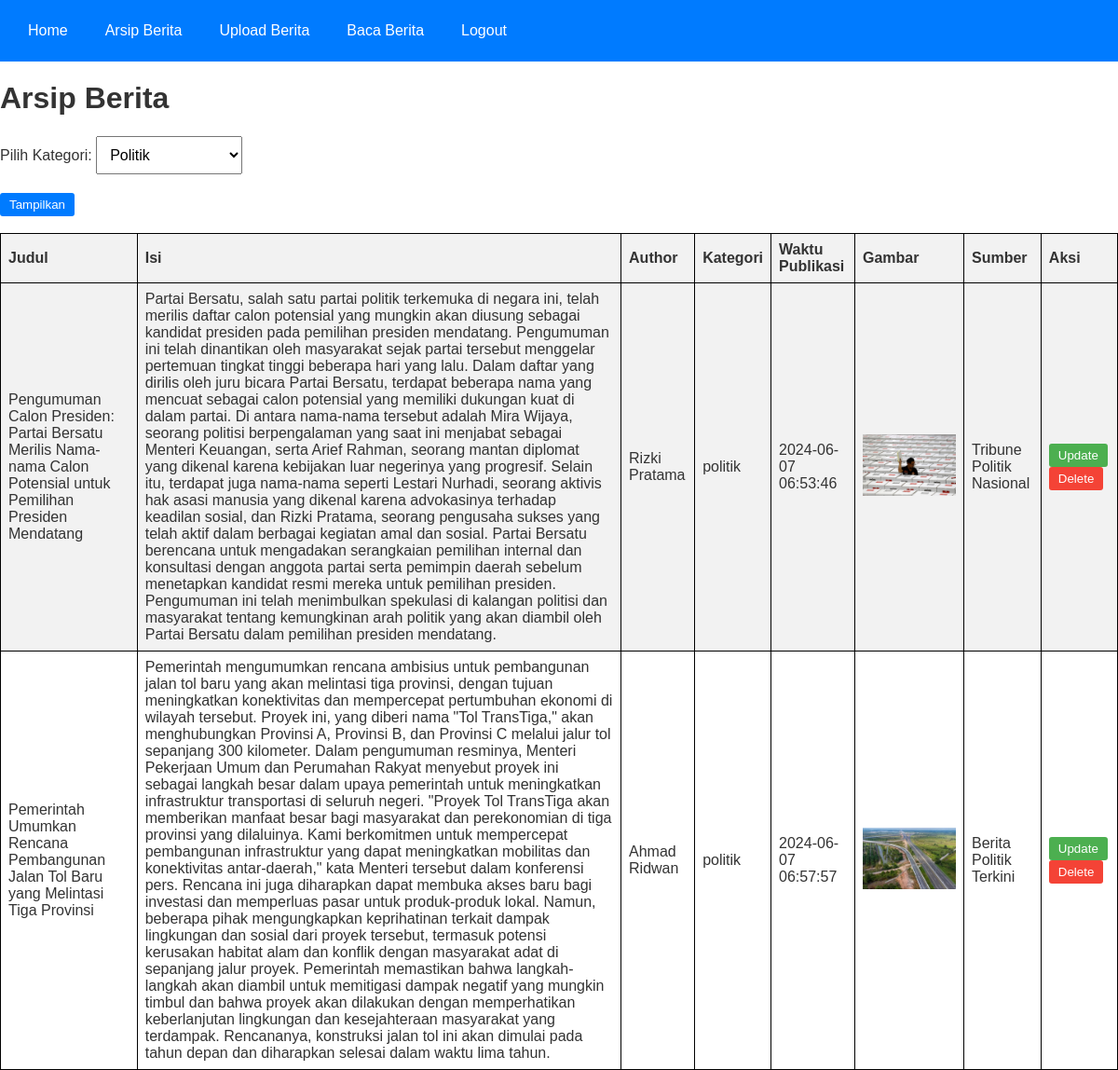
Screenshot of /arsip_berita.php?kategori=politik with the database file from the repository.
### tables this page shows
CREATE TABLE `berita` (
  `id` int NOT NULL,
  `judul` varchar(255) NOT NULL,
  `isi` text NOT NULL,
  `author` varchar(100) NOT NULL,
  `kategori` enum('sosial','politik','ekonomi','edukasi','hiburan','olahraga','kesehatan','teknologi') DEFAULT NULL,
  `waktu_publikasi` timestamp NULL DEFAULT CURRENT_TIMESTAMP,
  `gambar` varchar(255) DEFAULT NULL,
  `sumber` varchar(255) DEFAULT NULL
);

### arsip_berita.php (the view, shortened to what this page needs)
<?php
class ArsipBerita {
    private $db;
    public function __construct($db) {
        $this->db = $db;
    }
    public function getBeritaList($kategori = '') {
        if ($kategori) {
            $query = "SELECT * FROM berita WHERE kategori = ?";
            $stmt = $this->db->prepare($query);
            $stmt->execute([$kategori]);
        } else {
            $query = "SELECT * FROM berita";
            $stmt = $this->db->prepare($query);
            $stmt->execute();
        }
        return $stmt->fetchAll(PDO::FETCH_ASSOC);
    }
    public function displayBeritaList() {
        $kategori = isset($_GET['kategori']) ? $_GET['kategori'] : '';
        $beritaList = $this->getBeritaList($kategori);
        ?>
        <!DOCTYPE html>
        <html>
        <head>
        </head>
        <body>
            <div class="navbar">
                <a href="index.php">Home</a>
                <a href="arsip_berita.php">Arsip Berita</a>
                <a href="create_berita.php">Upload Berita</a>
                <a href="berita.php">Baca Berita</a>
                <a href="logout.php">Logout</a>
            </div>
            <h1>Arsip Berita</h1>
                <form method="get" action="arsip_berita.php" class="mb-4">
                <div class="form-group">
                    <label for="kategori">Pilih Kategori:</label>
                    <select class="form-control" id="kategori" name="kategori">
                        <option value="politik" <?php if($kategori == 'politik') echo 'selected'; ?>>Politik</option>
                    </select>
                </div>
                <button type="submit" class="btn btn-primary">Tampilkan</button>
            </form>
            <table>
                <br>
                <tr>
                    <th>Judul</th>
                    <th>Isi</th>
                    <th>Author</th>
                    <th>Kategori</th>
                    <th>Waktu Publikasi</th>
                    <th>Gambar</th>
                    <th>Sumber</th>
                    <th>Aksi</th>
                </tr>
                <?php foreach($beritaList as $berita): ?>
                <tr>
                    <td><?php echo $berita['judul']; ?></td>
                    <td><?php echo $berita['isi']; ?></td>
                    <td><?php echo $berita['author']; ?></td>
                    <td><?php echo $berita['kategori']; ?></td>
                    <td><?php echo $berita['waktu_publikasi']; ?></td>
                    <td>
                        <?php if ($berita['gambar']): ?>
                            <img src="<?php echo $berita['gambar']; ?>" width="100">
                        <?php endif; ?>
                    </td>
                    <td><?php echo $berita['sumber']; ?></td>
                    <td>
                        <button class="btn-update" onclick="window.location.href='update.php?id=<?php echo $berita['id']; ?>'">Update</button>
                        <button class="btn-delete" onclick="if(confirm('Apakah Anda yakin ingin menghapus berita ini?'))
                        window.location.href='delete.php?id=<?php echo $berita['id']; ?>'">Delete</button>
                    </td>
                </tr>
                <?php endforeach; ?>
            </table>
        </body>
        </html>
        <?php
    }
}
$database = new Database();
$db = $database->getConnection();
$arsipBerita = new ArsipBerita($db);
$arsipBerita->displayBeritaList();
?>

### arsip_berita.php (style rules this page uses)
body { font-family: Arial, sans-serif; background: white; background-size: cover; color: #333; margin: 0; padding: 0; }
.navbar { display: flex; background-color: #007BFF; padding: 10px; }
.navbar a { color: white; padding: 14px 20px; text-decoration: none; text-align: center; }
table { width: 100%; border-collapse: collapse; }
table, th, td { border: 1px solid black; padding: 8px; }
th { background-color: #f2f2f2; text-align: left; }
tr:nth-child(even) { background-color: #f2f2f2; }
tr:nth-child(odd) { background-color: #ffffff; }
td { text-align: left; }
.btn-update, .btn-delete, .btn-primary { padding: 5px 10px; border: none; cursor: pointer; border-radius: 3px; }
.btn-update, .btn-delete { color: white; }
.btn-update { background-color: #4CAF50; }
.btn-delete { background-color: #f44336; }
.btn-primary { background-color: #007BFF; color: white; }
.form-group { margin-bottom: 20px; }
#kategori { font-size: 16px; padding: 10px; }

### rows the page displays
berita: judul "Pengumuman Calon Presiden: Partai Bersatu Merilis Nama-nama Calon Potensial untuk Pemilihan Presiden Mendatang", isi "Partai Bersatu, salah satu partai politik terkemuka di negara ini, telah merilis daftar calon potensial yang mungkin akan diusung sebagai kandidat presiden pada pemilihan presiden mendatang. Pengumuman ini telah dinantikan oleh masyarakat sejak partai tersebut menggelar pertemuan tingkat tinggi beberapa hari yang lalu. Dalam daftar yang dirilis oleh juru bicara Partai Bersatu, terdapat beberapa nama yang mencuat sebagai calon potensial yang memiliki dukungan kuat di dalam partai. Di antara nama-nama tersebut adalah Mira Wijaya, seorang politisi berpengalaman yang saat ini menjabat sebagai Menteri Keuangan, serta Arief Rahman, seorang mantan diplomat yang dikenal karena kebijakan luar…", author "Rizki Pratama", kategori "politik", waktu_publikasi "2024-06-07 06:53:46", gambar (picture), sumber "Tribune Politik Nasional"
berita: judul "Pemerintah Umumkan Rencana Pembangunan Jalan Tol Baru yang Melintasi Tiga Provinsi", isi "Pemerintah mengumumkan rencana ambisius untuk pembangunan jalan tol baru yang akan melintasi tiga provinsi, dengan tujuan meningkatkan konektivitas dan mempercepat pertumbuhan ekonomi di wilayah tersebut. Proyek ini, yang diberi nama \"Tol TransTiga,\" akan menghubungkan Provinsi A, Provinsi B, dan Provinsi C melalui jalur tol sepanjang 300 kilometer. Dalam pengumuman resminya, Menteri Pekerjaan Umum dan Perumahan Rakyat menyebut proyek ini sebagai langkah besar dalam upaya pemerintah untuk meningkatkan infrastruktur transportasi di seluruh negeri. \"Proyek Tol TransTiga akan memberikan manfaat besar bagi masyarakat dan perekonomian di tiga provinsi yang dilaluinya. Kami berkomitmen untuk…", author "Ahmad Ridwan", kategori "politik", waktu_publikasi "2024-06-07 06:57:57", gambar (picture), sumber "Berita Politik Terkini"
